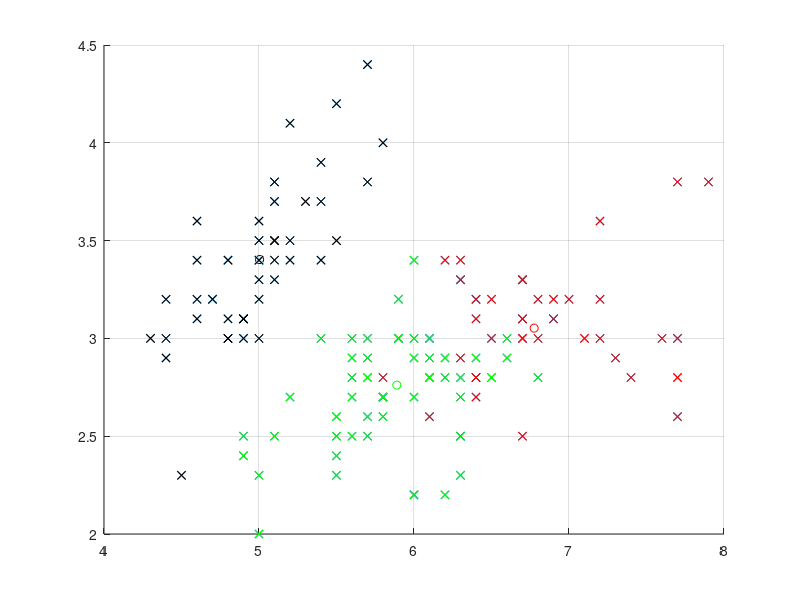

Source code (MATLAB):
%Fuzzy C-Means - Iris Dataset - Jampierre Vieira Rocha
%Materia: Logica Funzzy 
%09/11/2017
%Prof: Daniel Leite

clear all
clc
close all

Dataset = [
    5.1,3.5,1.4,0.2,1
    4.9,3.0,1.4,0.2,1
    4.7,3.2,1.3,0.2,1
    4.6,3.1,1.5,0.2,1
    5.0,3.6,1.4,0.2,1
    5.4,3.9,1.7,0.4,1
    4.6,3.4,1.4,0.3,1
    5.0,3.4,1.5,0.2,1
    4.4,2.9,1.4,0.2,1
    4.9,3.1,1.5,0.1,1
    5.4,3.7,1.5,0.2,1
    4.8,3.4,1.6,0.2,1
    4.8,3.0,1.4,0.1,1
    4.3,3.0,1.1,0.1,1
    5.8,4.0,1.2,0.2,1
    5.7,4.4,1.5,0.4,1
    5.4,3.9,1.3,0.4,1
    5.1,3.5,1.4,0.3,1
    5.7,3.8,1.7,0.3,1
    5.1,3.8,1.5,0.3,1
    5.4,3.4,1.7,0.2,1
    5.1,3.7,1.5,0.4,1
    4.6,3.6,1.0,0.2,1
    5.1,3.3,1.7,0.5,1
    4.8,3.4,1.9,0.2,1
    5.0,3.0,1.6,0.2,1
    5.0,3.4,1.6,0.4,1
    5.2,3.5,1.5,0.2,1
    5.2,3.4,1.4,0.2,1
    4.7,3.2,1.6,0.2,1
    4.8,3.1,1.6,0.2,1
    5.4,3.4,1.5,0.4,1
    5.2,4.1,1.5,0.1,1
    5.5,4.2,1.4,0.2,1
    4.9,3.1,1.5,0.1,1
    5.0,3.2,1.2,0.2,1
    5.5,3.5,1.3,0.2,1
    4.9,3.1,1.5,0.1,1
    4.4,3.0,1.3,0.2,1
    5.1,3.4,1.5,0.2,1
    5.0,3.5,1.3,0.3,1
    4.5,2.3,1.3,0.3,1
    4.4,3.2,1.3,0.2,1
    5.0,3.5,1.6,0.6,1
    5.1,3.8,1.9,0.4,1
    4.8,3.0,1.4,0.3,1
    5.1,3.8,1.6,0.2,1
    4.6,3.2,1.4,0.2,1
    5.3,3.7,1.5,0.2,1
    5.0,3.3,1.4,0.2,1
    7.0,3.2,4.7,1.4,2
    6.4,3.2,4.5,1.5,2
    6.9,3.1,4.9,1.5,2
    5.5,2.3,4.0,1.3,2
    6.5,2.8,4.6,1.5,2
    5.7,2.8,4.5,1.3,2
    6.3,3.3,4.7,1.6,2
    4.9,2.4,3.3,1.0,2
    6.6,2.9,4.6,1.3,2
    5.2,2.7,3.9,1.4,2
    5.0,2.0,3.5,1.0,2
    5.9,3.0,4.2,1.5,2
    6.0,2.2,4.0,1.0,2
    6.1,2.9,4.7,1.4,2
    5.6,2.9,3.6,1.3,2
    6.7,3.1,4.4,1.4,2
    5.6,3.0,4.5,1.5,2
    5.8,2.7,4.1,1.0,2
    6.2,2.2,4.5,1.5,2
    5.6,2.5,3.9,1.1,2
    5.9,3.2,4.8,1.8,2
    6.1,2.8,4.0,1.3,2
    6.3,2.5,4.9,1.5,2
    6.1,2.8,4.7,1.2,2
    6.4,2.9,4.3,1.3,2
    6.6,3.0,4.4,1.4,2
    6.8,2.8,4.8,1.4,2
    6.7,3.0,5.0,1.7,2
    6.0,2.9,4.5,1.5,2
    5.7,2.6,3.5,1.0,2
    5.5,2.4,3.8,1.1,2
    5.5,2.4,3.7,1.0,2
    5.8,2.7,3.9,1.2,2
    6.0,2.7,5.1,1.6,2
    5.4,3.0,4.5,1.5,2
    6.0,3.4,4.5,1.6,2
    6.7,3.1,4.7,1.5,2
    6.3,2.3,4.4,1.3,2
    5.6,3.0,4.1,1.3,2
    5.5,2.5,4.0,1.3,2
    5.5,2.6,4.4,1.2,2
    6.1,3.0,4.6,1.4,2
    5.8,2.6,4.0,1.2,2
    5.0,2.3,3.3,1.0,2
    5.6,2.7,4.2,1.3,2
    5.7,3.0,4.2,1.2,2
    5.7,2.9,4.2,1.3,2
    6.2,2.9,4.3,1.3,2
    5.1,2.5,3.0,1.1,2
    5.7,2.8,4.1,1.3,2
    6.3,3.3,6.0,2.5,3
    5.8,2.7,5.1,1.9,3
    7.1,3.0,5.9,2.1,3
    6.3,2.9,5.6,1.8,3
    6.5,3.0,5.8,2.2,3
    7.6,3.0,6.6,2.1,3
    4.9,2.5,4.5,1.7,3
    7.3,2.9,6.3,1.8,3
    6.7,2.5,5.8,1.8,3
    7.2,3.6,6.1,2.5,3
    6.5,3.2,5.1,2.0,3
    6.4,2.7,5.3,1.9,3
    6.8,3.0,5.5,2.1,3
    5.7,2.5,5.0,2.0,3
    5.8,2.8,5.1,2.4,3
    6.4,3.2,5.3,2.3,3
    6.5,3.0,5.5,1.8,3
    7.7,3.8,6.7,2.2,3
    7.7,2.6,6.9,2.3,3
    6.0,2.2,5.0,1.5,3
    6.9,3.2,5.7,2.3,3
    5.6,2.8,4.9,2.0,3
    7.7,2.8,6.7,2.0,3
    6.3,2.7,4.9,1.8,3
    6.7,3.3,5.7,2.1,3
    7.2,3.2,6.0,1.8,3
    6.2,2.8,4.8,1.8,3
    6.1,3.0,4.9,1.8,3
    6.4,2.8,5.6,2.1,3
    7.2,3.0,5.8,1.6,3
    7.4,2.8,6.1,1.9,3
    7.9,3.8,6.4,2.0,3
    6.4,2.8,5.6,2.2,3
    6.3,2.8,5.1,1.5,3
    6.1,2.6,5.6,1.4,3
    7.7,3.0,6.1,2.3,3
    6.3,3.4,5.6,2.4,3
    6.4,3.1,5.5,1.8,3
    6.0,3.0,4.8,1.8,3
    6.9,3.1,5.4,2.1,3
    6.7,3.1,5.6,2.4,3
    6.9,3.1,5.1,2.3,3
    5.8,2.7,5.1,1.9,3
    6.8,3.2,5.9,2.3,3
    6.7,3.3,5.7,2.5,3
    6.7,3.0,5.2,2.3,3
    6.3,2.5,5.0,1.9,3
    6.5,3.0,5.2,2.0,3
    6.2,3.4,5.4,2.3,3
    5.9,3.0,5.1,1.8,3
];

X = Dataset(:,1:4);
Ytarget = Dataset(:,5);

figure(1), grid on, hold on
plot3(X(:,1),X(:,2),X(:,3),'x');

%Fuzzy C-Means
%Centros ,Matrix de colisão, Função Objetica
%Na Função Objetica quando menor melhor a solução do prolema, então o
%obbjetivo é tentar diminuilo
%Matrix de colisão 3linhas 150colunas
[CENTER, U, OBJ_FCN] = fcm(X, 3);

%Plot
plot3(CENTER(1,1),CENTER(1,2),CENTER(1,3),'og');
plot3(CENTER(2,1),CENTER(2,2),CENTER(2,3),'or');
plot3(CENTER(3,1),CENTER(3,2),CENTER(3,3),'ok');
%plot(CENTER(1,1),CENTER(1,2),'og');
%plot(CENTER(2,1),CENTER(2,2),'or');
%plot(CENTER(3,1),CENTER(3,2),'ok');
%axis([2,10,1,5])

for k=1:size(Dataset,1)
    [maximo,pos(k)] = max(U(:,k));
end

for k=1:size(Dataset,1)
    if pos(k) == 1
        plot3(Dataset(k,1),Dataset(k,2),Dataset(k,3),'xg')
    elseif pos(k) == 2
        plot3(Dataset(k,1),Dataset(k,2),Dataset(k,3),'xr')
    else
        plot3(Dataset(k,1),Dataset(k,2),Dataset(k,3),'xk')
    end
end

%Accuracy
Difference = Ytarget - pos';

Acerto = 0; 
Erro = 0;
for k=1:size(Dataset,1)
    if Difference(k) == 0
        Acerto = Acerto + 1;
    else
        Erro = Erro + 1;
    end
end


Acc = Acerto/(Acerto+Erro)*100

%[COEFF, SCORE] = printcomp(Dataset);